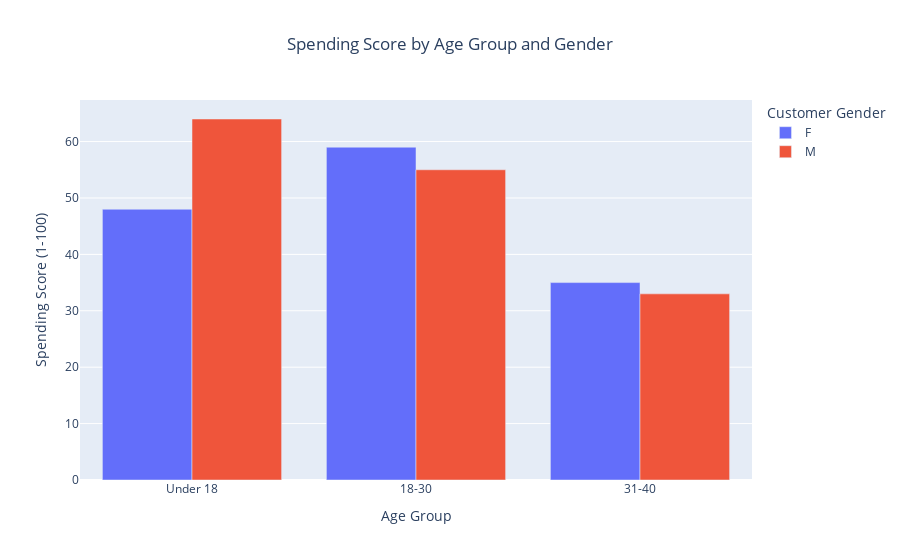

Source (notebook cell):
### Code cell
import pandas as pd
import plotly.express as px

# Sample data
data = {
    'AgeGroup': ['Under 18', '18-30', '31-40', 'Under 18', '18-30', '31-40'],
    'Gender': ['F', 'F', 'F', 'M', 'M', 'M'],
    'Spending Score (1-100)': [48, 59, 35, 64, 55, 33]
}

df = pd.DataFrame(data)

# Create a grouped bar chart
fig = px.bar(df, 
             x='AgeGroup', 
             y='Spending Score (1-100)', 
             color='Gender',
             barmode='group',
             title="Spending Score by Age Group and Gender",
             labels={"Spending Score (1-100)": "Spending Score", "AgeGroup": "Age Group", "Gender": "Customer Gender"})

fig.update_layout(
    xaxis_title="Age Group",
    yaxis_title="Spending Score (1-100)",
    title_x=0.5
)

fig.show()

### Figure 1 — Plotly figure (JSON) as saved in the notebook; plotly's stock layout.template omitted (floating-point values rounded to 4 significant figures)
{"data": [{"alignmentgroup": "True", "hovertemplate": "Customer Gender=F<br>Age Group=%{x}<br>Spending Score=%{y}<extra></extra>", "legendgroup": "F", "marker": {"color": "#636efa", "pattern": {"shape": ""}}, "name": "F", "offsetgroup": "F", "orientation": "v", "showlegend": true, "textposition": "auto", "type": "bar", "x": ["Under 18", "18-30", "31-40"], "xaxis": "x", "y": [48, 59, 35], "yaxis": "y"}, {"alignmentgroup": "True", "hovertemplate": "Customer Gender=M<br>Age Group=%{x}<br>Spending Score=%{y}<extra></extra>", "legendgroup": "M", "marker": {"color": "#EF553B", "pattern": {"shape": ""}}, "name": "M", "offsetgroup": "M", "orientation": "v", "showlegend": true, "textposition": "auto", "type": "bar", "x": ["Under 18", "18-30", "31-40"], "xaxis": "x", "y": [64, 55, 33], "yaxis": "y"}], "layout": {"barmode": "group", "legend": {"title": {"text": "Customer Gender"}, "tracegroupgap": 0}, "title": {"text": "Spending Score by Age Group and Gender", "x": 0.5}, "xaxis": {"anchor": "y", "domain": [0, 1], "title": {"text": "Age Group"}}, "yaxis": {"anchor": "x", "domain": [0, 1], "title": {"text": "Spending Score (1-100)"}}}}
